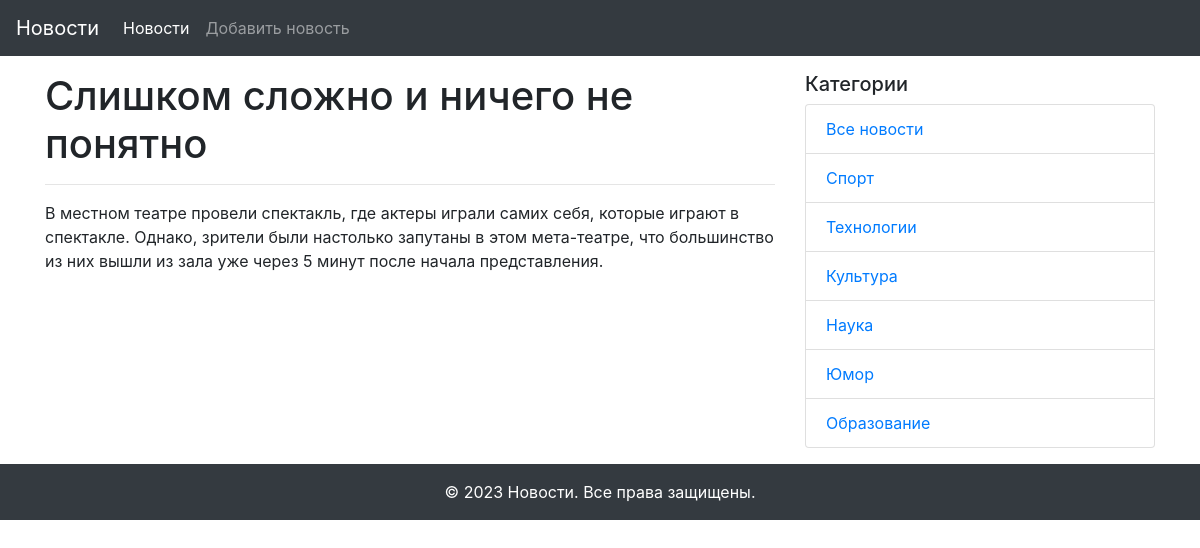
The page /news_detail/1 on the database its author committed.
### app/models.py (models this page shows, shortened)
class News(db.Model):
    id = db.Column(db.Integer, primary_key=True)
    title = db.Column(db.String(255), unique=True, nullable=False)
    text = db.Column(db.Text, nullable=False)
    created_date = db.Column(db.DateTime, default=datetime.utcnow)
    category_id = db.Column(db.Integer, db.ForeignKey('category.id'), nullable=True)
    category = db.relationship('Category', back_populates='news')

class Category(db.Model):
    id = db.Column(db.Integer, primary_key=True)
    title = db.Column(db.String(255), nullable=False)
    news = db.relationship('News', back_populates='category')

### app/views.py (the view)
@app.route('/news_detail/<int:id>')
def news_detail(id):
    news = News.query.get(id)
    categories = Category.query.all()
    return render_template('news_detail.html',
                           news=news,
                           categories=categories)

### app/templates/news_detail.html (shortened to what this page needs)
{% extends "base.html" %}
{% block content %}
  <h1>{{ news.title }}</h1>
  <hr>
  <p>{{ news.text }}</p>
{% endblock content %}

### app/templates/side_navigation.html
<div class="col-md-4">
  <h5>Категории</h5>
  <ul class="list-group">
    <li class="list-group-item"><a href="{{ url_for('index') }}">Все новости</a></li>
    {% for category in categories %}
      <li class="list-group-item"><a href="{{ url_for('news_in_category', id=category.id) }}">{{ category.title }}</a></li>
    {% endfor %}
  </ul>
</div>

### rows shown on the page
News: title "Слишком сложно и ничего не понятно", text "В местном театре провели спектакль, где актеры играли самих себя, которые играют в спектакле. Однако, зрители были настолько запутаны в этом мета-театре, что большинство из них вышли из зала уже через 5 минут после начала представления."
Category: title "Спорт"
Category: title "Технологии"
Category: title "Культура"
Category: title "Наука"
Category: title "Юмор"
Category: title "Образование"
